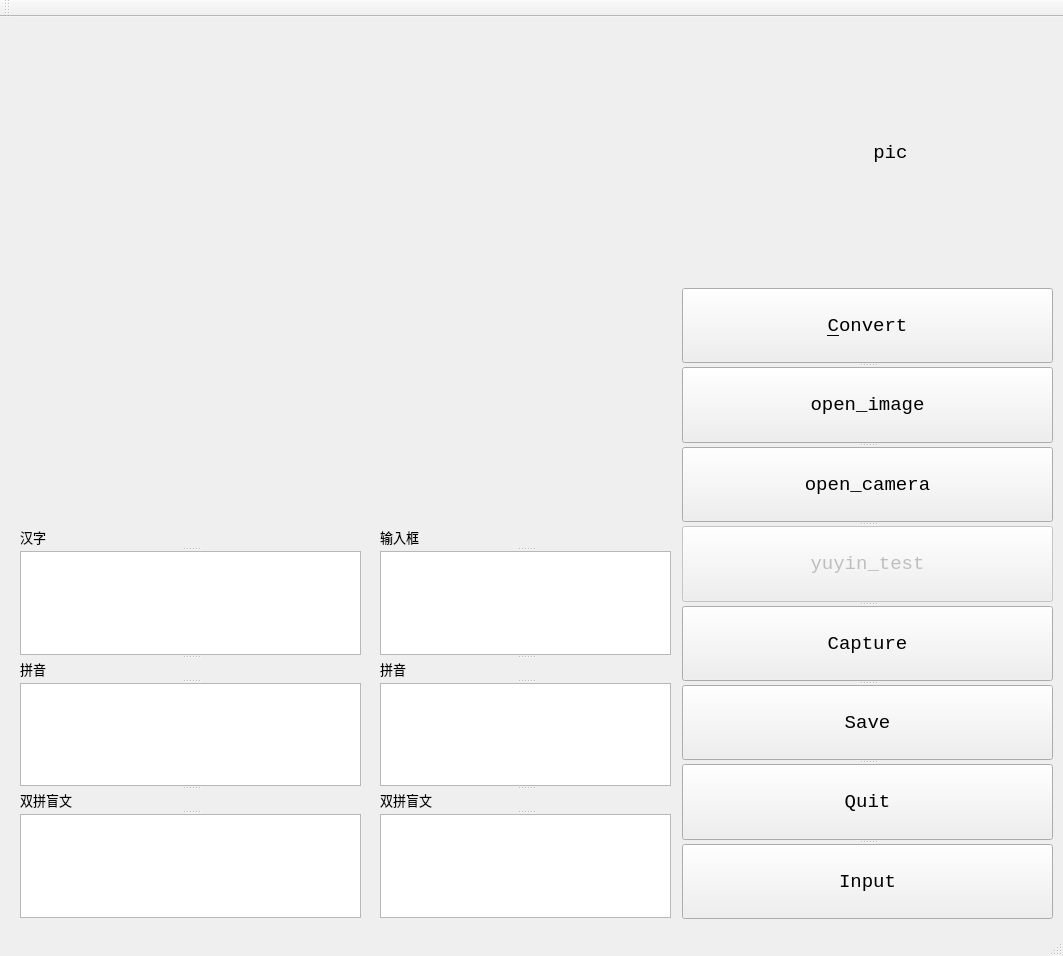
<?xml version="1.0" encoding="UTF-8"?>
<ui version="4.0">
 <class>MainWindow</class>
 <widget class="QMainWindow" name="MainWindow">
  <property name="geometry">
   <rect>
    <x>0</x>
    <y>0</y>
    <width>1063</width>
    <height>956</height>
   </rect>
  </property>
  <property name="windowTitle">
   <string>MainWindow</string>
  </property>
  <widget class="QWidget" name="centralWidget">
   <property name="minimumSize">
    <size>
     <width>1063</width>
     <height>795</height>
    </size>
   </property>
   <widget class="QWidget" name="horizontalLayoutWidget">
    <property name="geometry">
     <rect>
      <x>680</x>
      <y>10</y>
      <width>371</width>
      <height>251</height>
     </rect>
    </property>
    <layout class="QHBoxLayout" name="horizontalLayout">
     <item>
      <widget class="QLabel" name="label_camera">
       <property name="font">
        <font>
         <family>Consolas</family>
         <pointsize>14</pointsize>
        </font>
       </property>
       <property name="autoFillBackground">
        <bool>true</bool>
       </property>
       <property name="text">
        <string>                pic</string>
       </property>
      </widget>
     </item>
    </layout>
   </widget>
   <widget class="QLabel" name="label_display">
    <property name="geometry">
     <rect>
      <x>18</x>
      <y>18</y>
      <width>640</width>
      <height>480</height>
     </rect>
    </property>
    <property name="minimumSize">
     <size>
      <width>640</width>
      <height>480</height>
     </size>
    </property>
    <property name="maximumSize">
     <size>
      <width>640</width>
      <height>480</height>
     </size>
    </property>
    <property name="sizeIncrement">
     <size>
      <width>640</width>
      <height>480</height>
     </size>
    </property>
    <property name="baseSize">
     <size>
      <width>640</width>
      <height>480</height>
     </size>
    </property>
    <property name="font">
     <font>
      <family>Microsoft JhengHei UI</family>
      <pointsize>14</pointsize>
     </font>
    </property>
    <property name="autoFillBackground">
     <bool>true</bool>
    </property>
    <property name="text">
     <string/>
    </property>
   </widget>
   <widget class="QSplitter" name="splitter">
    <property name="geometry">
     <rect>
      <x>682</x>
      <y>271</y>
      <width>371</width>
      <height>631</height>
     </rect>
    </property>
    <property name="orientation">
     <enum>Qt::Vertical</enum>
    </property>
    <widget class="QPushButton" name="pushButton_convert">
     <property name="maximumSize">
      <size>
       <width>16777215</width>
       <height>16777215</height>
      </size>
     </property>
     <property name="font">
      <font>
       <family>Consolas</family>
       <pointsize>14</pointsize>
      </font>
     </property>
     <property name="text">
      <string>&amp;Convert</string>
     </property>
     <property name="shortcut">
      <string>Ctrl+C</string>
     </property>
    </widget>
    <widget class="QPushButton" name="pushButton_image">
     <property name="font">
      <font>
       <family>Consolas</family>
       <pointsize>14</pointsize>
      </font>
     </property>
     <property name="text">
      <string>open_image</string>
     </property>
    </widget>
    <widget class="QPushButton" name="pushButton_camera">
     <property name="font">
      <font>
       <family>Consolas</family>
       <pointsize>14</pointsize>
      </font>
     </property>
     <property name="text">
      <string>open_camera</string>
     </property>
    </widget>
    <widget class="QPushButton" name="pushButton_yuyin">
     <property name="enabled">
      <bool>false</bool>
     </property>
     <property name="font">
      <font>
       <family>Consolas</family>
       <pointsize>14</pointsize>
      </font>
     </property>
     <property name="text">
      <string>yuyin_test</string>
     </property>
    </widget>
    <widget class="QPushButton" name="pushButton_Capture">
     <property name="font">
      <font>
       <family>Consolas</family>
       <pointsize>14</pointsize>
      </font>
     </property>
     <property name="text">
      <string>Capture</string>
     </property>
    </widget>
    <widget class="QPushButton" name="pushButton_Save">
     <property name="font">
      <font>
       <family>Consolas</family>
       <pointsize>14</pointsize>
      </font>
     </property>
     <property name="text">
      <string>Save</string>
     </property>
    </widget>
    <widget class="QPushButton" name="pushButton_Quit">
     <property name="font">
      <font>
       <family>Consolas</family>
       <pointsize>14</pointsize>
      </font>
     </property>
     <property name="text">
      <string>Quit</string>
     </property>
    </widget>
    <widget class="QPushButton" name="pushButton_input">
     <property name="font">
      <font>
       <family>Consolas</family>
       <pointsize>14</pointsize>
      </font>
     </property>
     <property name="text">
      <string>Input</string>
     </property>
    </widget>
   </widget>
   <widget class="QSplitter" name="splitter_2">
    <property name="geometry">
     <rect>
      <x>380</x>
      <y>510</y>
      <width>291</width>
      <height>391</height>
     </rect>
    </property>
    <property name="orientation">
     <enum>Qt::Vertical</enum>
    </property>
    <widget class="QLabel" name="label_4">
     <property name="font">
      <font>
       <family>Microsoft JhengHei UI</family>
       <pointsize>10</pointsize>
      </font>
     </property>
     <property name="text">
      <string>输入框</string>
     </property>
    </widget>
    <widget class="QTextEdit" name="textEdit"/>
    <widget class="QLabel" name="label_5">
     <property name="font">
      <font>
       <family>Microsoft JhengHei UI</family>
       <pointsize>10</pointsize>
      </font>
     </property>
     <property name="text">
      <string>拼音</string>
     </property>
    </widget>
    <widget class="QTextBrowser" name="textBrowser_4"/>
    <widget class="QLabel" name="label_6">
     <property name="font">
      <font>
       <family>Microsoft JhengHei UI</family>
       <pointsize>10</pointsize>
      </font>
     </property>
     <property name="text">
      <string>双拼盲文</string>
     </property>
    </widget>
    <widget class="QTextBrowser" name="textBrowser_5"/>
   </widget>
   <widget class="QSplitter" name="splitter_3">
    <property name="geometry">
     <rect>
      <x>20</x>
      <y>510</y>
      <width>341</width>
      <height>391</height>
     </rect>
    </property>
    <property name="orientation">
     <enum>Qt::Vertical</enum>
    </property>
    <widget class="QLabel" name="label_2">
     <property name="font">
      <font>
       <family>Microsoft JhengHei UI</family>
       <pointsize>10</pointsize>
      </font>
     </property>
     <property name="text">
      <string>汉字</string>
     </property>
    </widget>
    <widget class="QTextBrowser" name="textBrowser">
     <property name="font">
      <font>
       <family>Microsoft YaHei UI</family>
       <pointsize>10</pointsize>
      </font>
     </property>
     <property name="readOnly">
      <bool>false</bool>
     </property>
    </widget>
    <widget class="QLabel" name="label">
     <property name="font">
      <font>
       <family>Microsoft JhengHei UI</family>
       <pointsize>10</pointsize>
      </font>
     </property>
     <property name="text">
      <string>拼音</string>
     </property>
    </widget>
    <widget class="QTextBrowser" name="textBrowser_2">
     <property name="font">
      <font>
       <family>Consolas</family>
       <pointsize>10</pointsize>
      </font>
     </property>
     <property name="readOnly">
      <bool>false</bool>
     </property>
    </widget>
    <widget class="QLabel" name="label_3">
     <property name="font">
      <font>
       <family>Microsoft JhengHei UI</family>
       <pointsize>10</pointsize>
      </font>
     </property>
     <property name="text">
      <string>双拼盲文</string>
     </property>
    </widget>
    <widget class="QTextBrowser" name="textBrowser_3">
     <property name="font">
      <font>
       <family>Consolas</family>
       <pointsize>10</pointsize>
      </font>
     </property>
     <property name="readOnly">
      <bool>false</bool>
     </property>
    </widget>
   </widget>
  </widget>
  <widget class="QMenuBar" name="menuBar">
   <property name="geometry">
    <rect>
     <x>0</x>
     <y>0</y>
     <width>1063</width>
     <height>25</height>
    </rect>
   </property>
  </widget>
  <widget class="QToolBar" name="mainToolBar">
   <attribute name="toolBarArea">
    <enum>TopToolBarArea</enum>
   </attribute>
   <attribute name="toolBarBreak">
    <bool>false</bool>
   </attribute>
  </widget>
  <widget class="QStatusBar" name="statusBar"/>
 </widget>
 <layoutdefault spacing="6" margin="11"/>
 <resources/>
 <connections/>
</ui>
